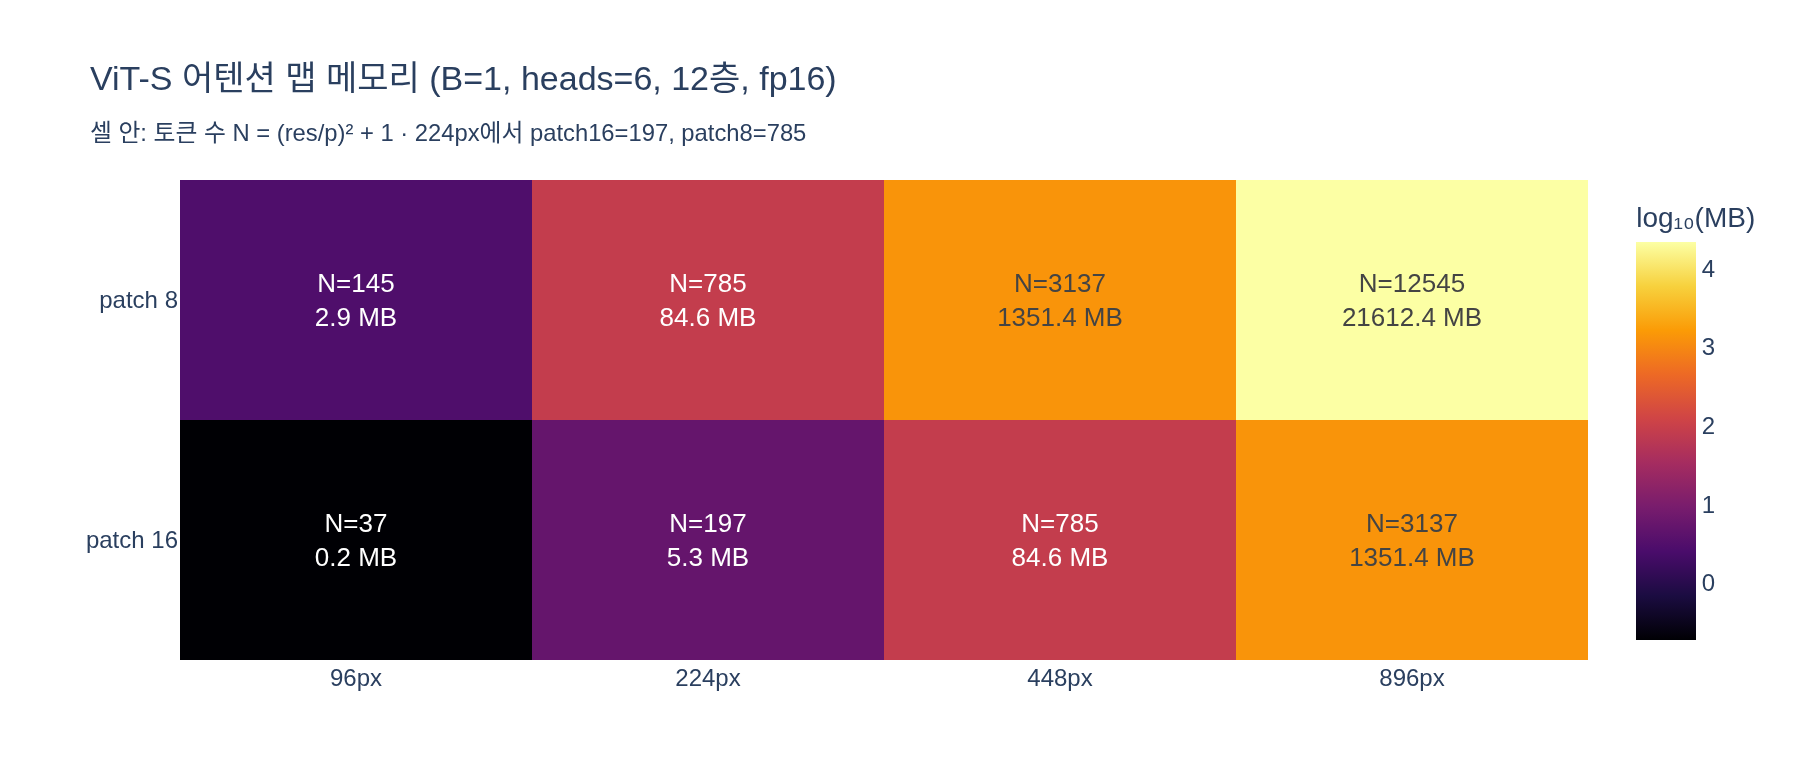

Write Python code to recreate this figure.
# ---
# jupyter:
#   jupytext:
#     text_representation:
#       extension: .py
#       format_name: percent
# ---

# %% [markdown]
# # ViT `patch_size` 16 → 8: 무엇이 달라지는가
#
# 필요 패키지: `torch`, `plotly`, `kaleido`, `numpy`
# (DINO 저장소의 `vision_transformer.py` 를 import 하므로 저장소 루트를 `sys.path` 에 넣는다)
#
# 확인할 것:
#
# 1. **토큰 수** $N = (224/p)^2 + 1$ → $197$ vs $785$ (4배)
# 2. **파라미터 수**는 거의 동일 — 바뀌는 층은 `PatchEmbed`($3p^2D$)와 `pos_embed`($ND$) 뿐
# 3. **어텐션 연산·메모리**는 $O(N^2)$ → 약 16배
# 4. 실제 CPU forward 시간으로 체감

# %%
import os
import sys
import time

import numpy as np
import plotly.graph_objects as go
import torch

DINO_ROOT = "/home/sungwoo/projects/swcho/dino"
if DINO_ROOT not in sys.path:
    sys.path.insert(0, DINO_ROOT)

import vision_transformer as vits  # noqa: E402

torch.manual_seed(0)
torch.set_num_threads(4)

HERE = os.path.dirname(os.path.abspath(__file__)) if "__file__" in globals() else os.getcwd()


def _show(fig):
    try:
        from IPython import get_ipython
        if get_ipython() is not None:  # VSCode 셀/Jupyter에서만 렌더링
            fig.show()
    except ImportError:
        pass


print("torch", torch.__version__)
# 출력: torch 2.4.1+cu121

# %% [markdown]
# ## 1. 파라미터 실측 — "동일"이 아니라 "거의 동일"
#
# ViT-S: $D = 384$, depth $= 12$, heads $= 6$.
# `patch_size` 에 의존하는 층은 딱 둘이다.
#
# $$
# \underbrace{\texttt{PatchEmbed}}_{\text{Conv2d}(3,\,D,\,k=p,\,s=p)}:\ 3p^2D + D
# \qquad
# \underbrace{\texttt{pos\_embed}}_{(1,\,N,\,D)}:\ N D,\quad N=(224/p)^2+1
# $$
#
# 두 항이 서로 반대 방향으로 움직여서 (PatchEmbed는 $1/4$, pos_embed는 $4$배)
# 총합은 거의 상쇄된다.

# %%
def param_report(patch_size, arch="vit_small", img=224):
    m = vits.__dict__[arch](patch_size=patch_size)
    total = sum(p.numel() for p in m.parameters())
    pe = sum(p.numel() for p in m.patch_embed.parameters())
    pos = m.pos_embed.numel()
    return {
        "patch": patch_size,
        "total": total,
        "patch_embed": pe,
        "pos_embed": pos,
        "rest": total - pe - pos,
        "num_patches": m.patch_embed.num_patches,
        "N": m.patch_embed.num_patches + 1,
        "model": m,
    }


r16 = param_report(16)
r8 = param_report(8)

hdr = f"{'항목':<16}{'patch16':>14}{'patch8':>14}{'배수':>10}"
print(hdr)
print("-" * 54)
for key, label in [("total", "총 파라미터"), ("patch_embed", "PatchEmbed"),
                   ("pos_embed", "pos_embed"), ("rest", "나머지(블록 등)"),
                   ("N", "토큰 수 N")]:
    a, b = r16[key], r8[key]
    print(f"{label:<14}{a:>14,}{b:>14,}{b / a:>10.3f}")

print(f"\n총 파라미터 차이: {r8['total'] - r16['total']:+,} "
      f"({(r8['total'] / r16['total'] - 1) * 100:+.3f}%)")
# 출력:
# 항목                    patch16        patch8      배수
# 총 파라미터        21,665,664    21,670,272     1.000
# PatchEmbed            295,296        74,112     0.251
# pos_embed              75,648       301,440     3.985
# 나머지(블록 등)    21,294,720    21,294,720     1.000
# 토큰 수 N                 197           785     3.985
#
# 총 파라미터 차이: +4,608 (+0.021%)

# %% [markdown]
# → **"파라미터 수 동일"은 사실상 참**: ViT-S 기준 차이가 4,608개(+0.02%)뿐이다.
# 정확히는 PatchEmbed가 295k → 74k 로 **4배 작아지고**, pos_embed가 76k → 301k 로
# **4배 커져서** 거의 상쇄된다. Transformer 블록(21.3M, 전체의 98%)은 $p$ 와 완전히 무관하다.
#
# 참고: DINO 공개 가중치가 ViT-S/16과 ViT-S/8 모두 "21M"으로 표기되는 이유가 이것이다.

# %% [markdown]
# ## 2. 토큰 수 확인 — `prepare_tokens` 출력 shape
#
# $$
# N = \left(\frac{H}{p}\right)\left(\frac{W}{p}\right) + 1
# \quad\Rightarrow\quad
# p=16 \to 14^2+1=197,\qquad p=8 \to 28^2+1=785
# $$

# %%
x = torch.randn(1, 3, 224, 224)
with torch.no_grad():
    for r in (r16, r8):
        tok = r["model"].prepare_tokens(x)
        attn = r["model"].get_last_selfattention(x)
        print(f"patch{r['patch']:>2}: prepare_tokens {tuple(tok.shape)}"
              f"   grid {224 // r['patch']}x{224 // r['patch']}"
              f"   last attn {tuple(attn.shape)}")
# 출력:
# patch16: prepare_tokens (1, 197, 384)   grid 14x14   last attn (1, 6, 197, 197)
# patch 8: prepare_tokens (1, 785, 384)   grid 28x28   last attn (1, 6, 785, 785)

print(f"\n토큰 비: {r8['N'] / r16['N']:.3f}배  (패치만 보면 784/196 = {784 / 196:.0f}배)")
# 출력:
# 토큰 비: 3.985배  (패치만 보면 784/196 = 4배)

# %% [markdown]
# ## 3. 어텐션 행렬 메모리 — $(B, h, N, N)$
#
# DINO의 `Attention.forward` 는 `return x, attn` 으로 **어텐션 맵을 항상 반환**한다
# (시각화용 의도적 설계). 그래서 `F.scaled_dot_product_attention`(FlashAttention) 을 못 쓰고
# $(B, h, N, N)$ 행렬이 **항상 메모리에 materialize** 된다.
#
# $$
# \text{원소 수} = B \cdot h \cdot N^2 \cdot L
# \qquad (\text{ViT-S: } h=6,\ L=12)
# $$

# %%
def attn_mem(N, B=1, heads=6, layers=12, bytes_per=2):  # fp16
    elems = B * heads * N * N * layers
    return elems, elems * bytes_per / 1024 ** 2  # MB


for r in (r16, r8):
    e, mb = attn_mem(r["N"])
    print(f"patch{r['patch']:>2}: N={r['N']:>4}  어텐션 원소 {e:>12,}  fp16 {mb:>8.1f} MB (B=1)")
e16, m16 = attn_mem(r16["N"])
e8, m8 = attn_mem(r8["N"])
print(f"\n배수: {e8 / e16:.2f}배   (= (785/197)^2)")
print(f"B=64 학습 배치라면: patch16 {m16 * 64:.0f} MB  vs  patch8 {m8 * 64:.0f} MB")
# 출력:
# patch16: N= 197  어텐션 원소    2,794,536  fp16      5.3 MB (B=1)
# patch 8: N= 785  어텐션 원소   44,344,200  fp16     84.6 MB (B=1)
#
# 배수: 15.87배   (= (785/197)^2)
# B=64 학습 배치라면: patch16 341 MB  vs  patch8 5413 MB

# %% [markdown]
# → 어텐션 맵만으로 배치 64에서 5.4 GB. 여기에 activation·gradient·multi-crop(10 crop)이
# 더해지므로 patch 8은 **OOM의 주범**이다. `main_dino.py` 도 `--patch_size` 도움말에
# "requires more memory", "if <16, we recommend `--use_fp16 false`"를 명시한다.

# %% [markdown]
# ## 4. FLOPs 추정 — 두 항의 스케일링이 다르다
#
# 블록 하나(ViT-S, $D=384$, MLP ratio 4)의 MAC 수를 토큰 $N$ 에 대해 나누면:
#
# $$
# \underbrace{\text{QKV } 3ND^2 + \text{proj } ND^2 + \text{MLP } 8ND^2}_{\text{선형층: } 12ND^2 \;\propto\; N}
# \;+\;
# \underbrace{QK^\top\ N^2D + AV\ N^2D}_{\text{어텐션: } 2N^2D \;\propto\; N^2}
# $$
#
# 선형층은 $N$ 에 **비례**(4배), 어텐션은 $N^2$ 에 **비례**(16배).
# 전체 배수는 둘의 가중평균이라 16배보다 작다.

# %%
def flops(N, D=384, depth=12, mlp_ratio=4):
    """FLOPs ≈ 2 x MACs. 블록만 계산(PatchEmbed/head 무시)."""
    lin_mac = depth * N * D * D * (3 + 1 + 2 * mlp_ratio)   # qkv + proj + mlp
    att_mac = depth * 2 * N * N * D                          # QK^T + AV
    return 2 * lin_mac, 2 * att_mac


rows = []
for r in (r16, r8):
    lin, att = flops(r["N"])
    rows.append((r["patch"], r["N"], lin, att, lin + att))
    print(f"patch{r['patch']:>2}: 선형 {lin / 1e9:7.2f} GF | 어텐션 {att / 1e9:6.2f} GF"
          f" | 합계 {(lin + att) / 1e9:7.2f} GF | 어텐션 비중 {att / (lin + att) * 100:5.1f}%")

print(f"\n선형층 배수  {rows[1][2] / rows[0][2]:.2f}x  (∝ N)")
print(f"어텐션 배수  {rows[1][3] / rows[0][3]:.2f}x  (∝ N^2)")
print(f"전체 배수    {rows[1][4] / rows[0][4]:.2f}x")
# 출력:
# patch16: 선형    8.37 GF | 어텐션   0.71 GF | 합계    9.08 GF | 어텐션 비중   7.9%
# patch 8: 선형   33.35 GF | 어텐션  11.34 GF | 합계   44.69 GF | 어텐션 비중  25.4%
#
# 선형층 배수  3.99x  (∝ N)
# 어텐션 배수  15.87x  (∝ N^2)
# 전체 배수    4.92x

# %% [markdown]
# → 흔히 인용되는 "ViT-S/16 ≈ 4.6 GFLOPs"는 **MAC 기준**(= 여기 값의 절반, 4.54 G).
# 같은 기준으로 ViT-S/8은 약 22 GMACs다.
#
# **주의**: 답변의 "어텐션 연산량 약 16배"는 **어텐션 항 자체**($N^2D$)에 대한 말이고,
# **모델 전체** FLOPs는 약 5배다. patch 8에서도 여전히 선형층이 더 크지만
# 어텐션 비중이 8% → 25%로 3배 이상 뛴다 (더 큰 해상도로 가면 어텐션이 지배한다).

# %% [markdown]
# ## 5. 실제 CPU forward 시간
#
# 이론 FLOPs보다 메모리 대역폭·캐시 효과가 섞이므로 실측 배수는 다를 수 있다.

# %%
def bench(model, x, warmup=1, iters=3):
    model.eval()
    with torch.no_grad():
        for _ in range(warmup):
            model(x)
        t0 = time.perf_counter()
        for _ in range(iters):
            model(x)
        return (time.perf_counter() - t0) / iters


xb = torch.randn(1, 3, 224, 224)
t16 = bench(r16["model"], xb)
t8 = bench(r8["model"], xb)
print(f"patch16 forward (B=1, CPU): {t16 * 1000:7.1f} ms")
print(f"patch 8 forward (B=1, CPU): {t8 * 1000:7.1f} ms")
print(f"실측 배수: {t8 / t16:.2f}x   (이론 FLOPs 배수 {rows[1][4] / rows[0][4]:.2f}x)")
# 출력:
# patch16 forward (B=1, CPU):    97.4 ms
# patch 8 forward (B=1, CPU):   492.5 ms
# 실측 배수: 5.06x   (이론 FLOPs 배수 4.92x)

# %% [markdown]
# → CPU B=1에서 약 5배. GPU 학습에서는 어텐션 맵 materialize와 메모리 압박 때문에
# 배치를 줄여야 하므로 **벽시계 학습 시간 차이는 더 벌어진다**
# (논문의 ViT-S/8은 ViT-S/16 대비 수 배의 GPU-시간이 든다).

# %% [markdown]
# ## 6. 해상도 × patch 격자 — 토큰 수와 어텐션 메모리
#
# `interpolate_pos_encoding` 덕분에 **추론 시 해상도는 바꿀 수 있지만 `patch_size` 는 못 바꾼다**
# (Conv2d 커널 크기가 가중치에 박혀 있다). 두 축이 토큰 수에 미치는 영향:
#
# $$
# N(\text{res},\,p) = \left(\frac{\text{res}}{p}\right)^2 + 1,
# \qquad \text{어텐션 메모리} \propto N^2
# $$

# %%
resolutions = [96, 224, 448, 896]
patches = [16, 8]

tok = np.array([[(res // p) ** 2 + 1 for res in resolutions] for p in patches])
mem = np.array([[attn_mem((res // p) ** 2 + 1)[1] for res in resolutions] for p in patches])

fig = go.Figure()
fig.add_trace(go.Heatmap(
    z=np.log10(mem), x=[f"{r}px" for r in resolutions], y=[f"patch {p}" for p in patches],
    colorscale="Inferno",
    text=[[f"N={tok[i][j]}<br>{mem[i][j]:.1f} MB" for j in range(len(resolutions))]
          for i in range(len(patches))],
    texttemplate="%{text}", textfont={"size": 13},
    colorbar={"title": "log₁₀(MB)"},
    hovertemplate="%{y} / %{x}<br>%{text}<extra></extra>",
))
fig.update_layout(
    title=("ViT-S 어텐션 맵 메모리 (B=1, heads=6, 12층, fp16)<br>"
           "<sub>셀 안: 토큰 수 N = (res/p)² + 1 · 224px에서 patch16=197, patch8=785</sub>"),
    width=900, height=380, template="plotly_white",
    margin={"l": 90, "r": 40, "t": 90, "b": 50},
)
_show(fig)

png = os.path.join(HERE, "expy.png")
fig.write_image(png, scale=2)
print("저장:", png)

for i, p in enumerate(patches):
    print(f"patch{p:>3}: " + "  ".join(
        f"{resolutions[j]}px→N={tok[i][j]:<6}" for j in range(len(resolutions))))
print(f"\n224px patch8 (N=785) 은 448px patch16 (N=785) 과 토큰 수가 같다 "
      f"→ 연산량도 같다. patch를 줄이는 것 == 해상도를 2배로 올리는 것.")
# 출력:
# 저장: .../expy.png
# patch 16: 96px→N=37     224px→N=197    448px→N=785    896px→N=3137
# patch  8: 96px→N=145    224px→N=785    448px→N=3137   896px→N=12545
#
# 224px patch8 (N=785) 은 448px patch16 (N=785) 과 토큰 수가 같다 → 연산량도 같다.
# patch를 줄이는 것 == 해상도를 2배로 올리는 것.

# %% [markdown]
# ## 정리
#
# | 항목 | patch 16 | patch 8 | 배수 |
# |---|---|---|---|
# | 토큰 수 $N$ (224px) | 197 | 785 | ~4x |
# | 총 파라미터 (ViT-S) | 21,665,664 | 21,670,272 | **1.0002x** |
# | PatchEmbed | 295,296 | 74,112 | 0.25x |
# | pos_embed | 75,648 | 301,440 | 4x |
# | 어텐션 FLOPs ($N^2D$) | 0.71 GF | 11.34 GF | **15.9x** |
# | 선형층 FLOPs ($ND^2$) | 8.37 GF | 33.35 GF | 4x |
# | 전체 FLOPs | 9.08 GF | 44.69 GF | 4.9x |
# | 어텐션 맵 fp16 (B=1) | 5.3 MB | 84.6 MB | 15.9x |
# | CPU forward (B=1) | 97 ms | 493 ms | 5.1x |
#
# 대가를 치르는 이유: DINO README 기준 ImageNet k-NN **74.5% → 78.3%**,
# linear **77.0% → 79.7%**. 그리고 어텐션 맵이 $14\times14$ → $28\times28$ 로 고와져
# 세그멘테이션 수준 시각화가 가능해진다.
